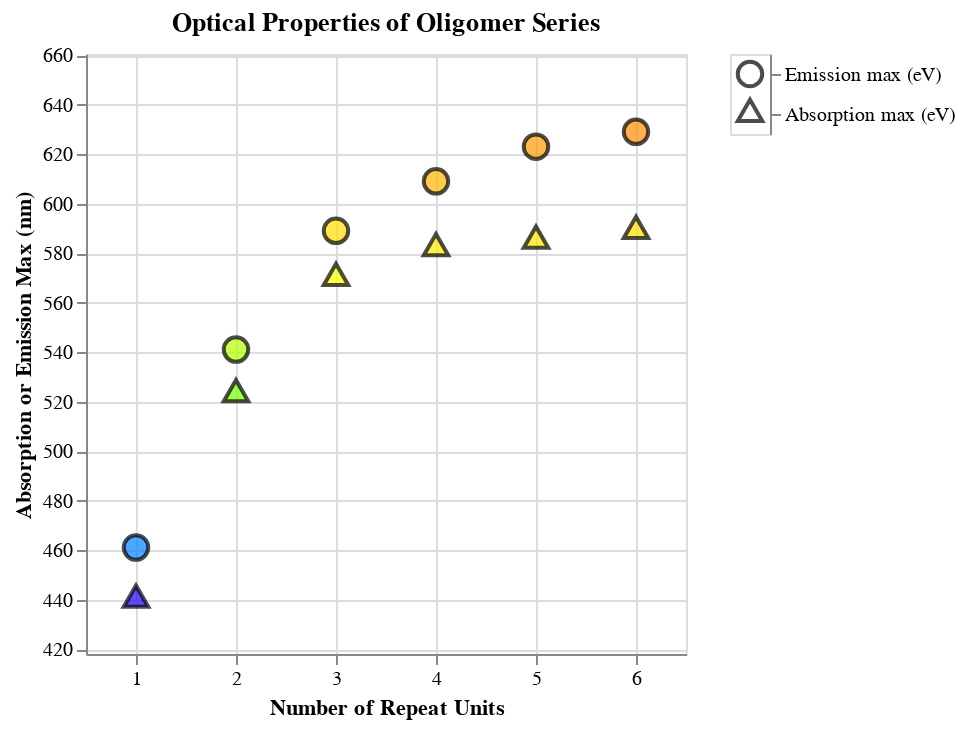

Here is the notebook cell this chart was saved with:
### Markdown cell above
Now we can plot the data. Let's start with the wavelength units in the source dataset, namely nanometers (nm). We'll make a scatter plot for the absorption series, then one for the emission series, and layer them on top of each other. To emphasize the color of the light, let's make each symbol the approximate color of that light, for example 440 nm is violet. For the legend, we'll make a separate "plot" and concatenate it horizontally with the main plot.

### Code cell
# Order of curves from top to bottom
shapes = [emission_shape, absorption_shape]

# Larger data point size for better visibility
point_size = 150

# Thickness of black outline on data points
stroke_width = 2

# Define a color scale that corresponds to the visible spectrum
color_scale = alt.Scale(
    domain=[380, 700],  # Wavelength range (approximate visible light)
    range=[
        "#8B00FF",  # Violet (~380 nm)
        "#0000FF",  # Blue (~450 nm)
        "#00FF00",  # Green (~520 nm)
        "#FFFF00",  # Yellow (~580 nm)
        "#FF7F00",  # Orange (~600 nm)
        "#FF0000",  # Red (~700 nm)
    ],
)

# Absorption scatter plot with black stroke and fill color based on wavelength
scatter_absorption = (
    alt.Chart(df_matches)
    # Black border with a fill color
    .mark_point(size=point_size, filled=True, stroke="black", strokeWidth=stroke_width)
    .encode(
        x="repeat_unit_match_count",
        y="Absorption max (nm)",
        color=alt.Color(
            "Absorption max (nm)",
            # Fill color corresponds to wavelength
            scale=color_scale,
            title="Wavelength (nm)",
            legend=None,
        ),
        shape=alt.value(absorption_shape),
        tooltip=["repeat_unit_match_count", "Absorption max (nm)"],
    )
    .properties(title="Absorption max")
)

# Emission scatter plot with black stroke and fill color based on wavelength
scatter_emission = (
    alt.Chart(df_matches)
    # Black border with a fill color
    .mark_point(size=point_size, filled=True, stroke="black", strokeWidth=stroke_width)
    .encode(
        x="repeat_unit_match_count",
        y="Emission max (nm)",
        color=alt.Color(
            "Emission max (nm)",
            # Fill color corresponds to wavelength
            scale=color_scale,
            title="Wavelength (nm)",
            legend=None,
        ),
        # Shape for emission
        shape=alt.value(emission_shape),
        tooltip=["repeat_unit_match_count", "Emission max (nm)"],
    )
    .properties(title="Emission max")
)

# Manually create a legend for shapes with the reordered entries (Emission on top, Absorption on bottom)
legend_data = pl.DataFrame(
    {
        "Type": [
            "Emission max (eV)",
            "Absorption max (eV)",
        ],
        # Reordered: Emission first, Absorption second
        "Shape": shapes,
    }
)

legend = (
    alt.Chart(legend_data)
    .mark_point(size=point_size)
    .encode(
        y=alt.Y(
            "Type:N",
            sort=[
                "Emission max (eV)",
                "Absorption max (eV)",
            ],  # Explicit sort order
            axis=alt.Axis(orient="right"),
            title="",
        ),
        shape=alt.Shape(
            "Shape:N",
            scale=alt.Scale(domain=shapes, range=shapes),
            # Disable shape legend
            legend=None,
        ),
        # Keep legend shapes black for distinction
        color=alt.value("black"),
    )
)

# Combine the scatter plots
scatter_combined = (
    alt.layer(scatter_absorption, scatter_emission)
    .properties(title="Optical Properties of Oligomer Series")
    .encode(
        y=alt.Y(
            "Absorption max (nm)",
            scale=alt.Scale(domain=[y_min_nm, y_max_nm]),
            title="Absorption or Emission Max (nm)",
        ),
        x=alt.X(
            "repeat_unit_match_count",
            scale=alt.Scale(domain=[0.5, max_repeat_count]),
            title="Number of Repeat Units",
        ),
    )
    .interactive()
)

# Combine the scatter plot with the legend
final_chart = alt.hconcat(scatter_combined, legend)

# Display the chart
final_chart.show()

### Figure 1 — Vega specification as saved in the notebook (floating-point values rounded to 4 significant figures)
{"$schema": "https://vega.github.io/schema/vega/v5.json", "data": [{"name": "param_2_store"}, {"name": "source_0"}, {"name": "data_0", "values": [{"Absorption max (nm)": 440.0, "repeat_unit_match_count": 1}, {"Absorption max (nm)": 523.0, "repeat_unit_match_count": 2}, {"Absorption max (nm)": 570.0, "repeat_unit_match_count": 3}, {"Absorption max (nm)": 582.0, "repeat_unit_match_count": 4}, {"Absorption max (nm)": 585.0, "repeat_unit_match_count": 5}, {"Absorption max (nm)": 589.0, "repeat_unit_match_count": 6}]}, {"name": "data_1", "values": [{"Emission max (nm)": 461.0, "repeat_unit_match_count": 1}, {"Emission max (nm)": 541.0, "repeat_unit_match_count": 2}, {"Emission max (nm)": 589.0, "repeat_unit_match_count": 3}, {"Emission max (nm)": 609.0, "repeat_unit_match_count": 4}, {"Emission max (nm)": 623.0, "repeat_unit_match_count": 5}, {"Emission max (nm)": 629.0, "repeat_unit_match_count": 6}]}, {"name": "source_1", "values": [{"Shape": "circle", "Type": "Emission max (eV)", "y_Type_sort_index": 0.0}, {"Shape": "triangle", "Type": "Absorption max (eV)", "y_Type_sort_index": 1.0}]}, {"name": "source_1_concat_1_y_domain_Type", "values": [{"Type": "Emission max (eV)", "sort_field": 0.0}, {"Type": "Absorption max (eV)", "sort_field": 1.0}]}], "signals": [{"name": "concat_0_width", "value": 300}, {"name": "concat_0_height", "value": 300}, {"name": "concat_1_width", "value": 20}, {"name": "concat_1_y_step", "value": 20}, {"name": "concat_1_height", "update": "bandspace(domain('concat_1_y').length, 1, 0.5) * concat_1_y_step"}, {"name": "unit", "value": {}, "on": [{"events": "pointermove", "update": "isTuple(group()) ? group() : unit"}]}, {"name": "param_2", "update": "{\"repeat_unit_match_count\": param_2_repeat_unit_match_count, \"Absorption max (nm)\": param_2_Absorption_max__nm_}"}, {"name": "param_2_repeat_unit_match_count"}, {"name": "param_2_Absorption_max__nm_"}], "marks": [{"type": "group", "name": "concat_0_group", "encode": {"update": {"width": {"signal": "concat_0_width"}, "height": {"signal": "concat_0_height"}}}, "signals": [{"name": "param_2_repeat_unit_match_count", "on": [{"events": [{"source": "view", "type": "dblclick"}], "update": "null"}, {"events": {"signal": "param_2_translate_delta"}, "update": "panLinear(param_2_translate_anchor.extent_x, -param_2_translate_delta.x / concat_0_width)"}, {"events": {"signal": "param_2_zoom_delta"}, "update": "zoomLinear(domain(\"concat_0_x\"), param_2_zoom_anchor.x, param_2_zoom_delta)"}], "push": "outer"}, {"name": "param_2_Absorption_max__nm_", "on": [{"events": [{"source": "view", "type": "dblclick"}], "update": "null"}, {"events": {"signal": "param_2_translate_delta"}, "update": "panLinear(param_2_translate_anchor.extent_y, param_2_translate_delta.y / concat_0_height)"}, {"events": {"signal": "param_2_zoom_delta"}, "update": "zoomLinear(domain(\"concat_0_y\"), param_2_zoom_anchor.y, param_2_zoom_delta)"}], "push": "outer"}, {"name": "param_2_tuple", "on": [{"events": [{"signal": "param_2_repeat_unit_match_count || param_2_Absorption_max__nm_"}], "update": "param_2_repeat_unit_match_count && param_2_Absorption_max__nm_ ? {unit: \"view_1\", fields: param_2_tuple_fields, values: [param_2_repeat_unit_match_count,param_2_Absorption_max__nm_]} : null"}]}, {"name": "param_2_tuple_fields", "value": [{"field": "repeat_unit_match_count", "channel": "x", "type": "R"}, {"field": "Absorption max (nm)", "channel": "y", "type": "R"}]}, {"name": "param_2_translate_anchor", "value": {}, "on": [{"events": [{"source": "scope", "type": "pointerdown"}], "update": "{x: x(unit), y: y(unit), extent_x: domain(\"concat_0_x\"), extent_y: domain(\"concat_0_y\")}"}]}, {"name": "param_2_translate_delta", "value": {}, "on": [{"events": [{"source": "window", "between": [{"source": "scope", "type": "pointerdown"}, {"source": "window", "type": "pointerup"}], "consume": true, "type": "pointermove"}], "update": "{x: param_2_translate_anchor.x - x(unit), y: param_2_translate_anchor.y - y(unit)}"}]}, {"name": "param_2_zoom_anchor", "on": [{"events": [{"source": "scope", "consume": true, "type": "wheel"}], "update": "{x: invert(\"concat_0_x\", x(unit)), y: invert(\"concat_0_y\", y(unit))}"}]}, {"name": "param_2_zoom_delta", "on": [{"events": [{"source": "scope", "consume": true, "type": "wheel"}], "update": "pow(1.001, event.deltaY * pow(16, event.deltaMode))", "force": true}]}, {"name": "param_2_modify", "on": [{"events": {"signal": "param_2_tuple"}, "update": "modify(\"param_2_store\", param_2_tuple, true)"}]}], "marks": [{"type": "symbol", "name": "view_1_marks", "from": {"data": "data_0"}, "encode": {"update": {"fill": {"field": "Absorption max (nm)", "scale": "color"}, "tooltip": {"signal": "{\"repeat_unit_match_count\": format(datum[\"repeat_unit_match_count\"], \"\"), \"Absorption max (nm)\": format(datum[\"Absorption max (nm)\"], \"\")}"}, "strokeWidth": {"value": 2}, "opacity": {"value": 0.7}, "x": {"field": "repeat_unit_match_count", "scale": "concat_0_x"}, "y": {"field": "Absorption max (nm)", "scale": "concat_0_y"}, "shape": {"value": "triangle"}, "size": {"value": 150}, "stroke": {"value": "black"}}}, "style": ["point"], "interactive": true, "clip": true}, {"type": "symbol", "name": "concat_0_layer_1_marks", "from": {"data": "data_1"}, "encode": {"update": {"shape": {"value": "circle"}, "strokeWidth": {"value": 2}, "tooltip": {"signal": "{\"repeat_unit_match_count\": format(datum[\"repeat_unit_match_count\"], \"\"), \"Emission max (nm)\": format(datum[\"Emission max (nm)\"], \"\")}"}, "size": {"value": 150}, "opacity": {"value": 0.7}, "y": {"field": "Emission max (nm)", "scale": "concat_0_y"}, "stroke": {"value": "black"}, "fill": {"field": "Emission max (nm)", "scale": "color"}, "x": {"field": "repeat_unit_match_count", "scale": "concat_0_x"}}}, "style": ["point"], "interactive": true, "clip": true}], "axes": [{"scale": "concat_0_x", "orient": "bottom", "domain": false, "minExtent": 0, "tickCount": {"signal": "ceil(concat_0_width/40)"}, "gridScale": "concat_0_y", "maxExtent": 0, "labels": false, "aria": false, "ticks": false, "grid": true, "zindex": 0}, {"scale": "concat_0_y", "labels": false, "tickCount": {"signal": "ceil(concat_0_height/40)"}, "ticks": false, "aria": false, "minExtent": 0, "gridScale": "concat_0_x", "grid": true, "orient": "left", "domain": false, "maxExtent": 0, "zindex": 0}, {"scale": "concat_0_x", "orient": "bottom", "labelFlush": true, "labelOverlap": true, "tickCount": {"signal": "ceil(concat_0_width/40)"}, "zindex": 0, "title": "Number of Repeat Units", "grid": false}, {"scale": "concat_0_y", "labelOverlap": true, "tickCount": {"signal": "ceil(concat_0_height/40)"}, "title": "Absorption or Emission Max (nm)", "zindex": 0, "orient": "left", "grid": false}], "title": {"text": "Optical Properties of Oligomer Series", "frame": "group"}, "style": "cell"}, {"type": "group", "name": "concat_1_group", "encode": {"update": {"height": {"signal": "concat_1_height"}, "width": {"signal": "concat_1_width"}}}, "signals": [{"name": "width", "update": "concat_1_width"}], "marks": [{"type": "symbol", "name": "concat_1_marks", "from": {"data": "source_1"}, "encode": {"update": {"fill": {"value": "transparent"}, "x": {"signal": "concat_1_width", "mult": 0.5}, "stroke": {"value": "black"}, "y": {"field": "Type", "scale": "concat_1_y"}, "shape": {"field": "Shape", "scale": "shape"}, "opacity": {"value": 0.7}, "size": {"value": 150}}}, "interactive": false, "style": ["point"]}], "axes": [{"scale": "concat_1_y", "zindex": 0, "grid": false, "orient": "right"}], "style": "cell"}], "scales": [{"name": "color", "type": "linear", "domain": [380, 700], "range": ["#8B00FF", "#0000FF", "#00FF00", "#FFFF00", "#FF7F00", "#FF0000"], "interpolate": "hcl", "zero": false}, {"name": "shape", "type": "ordinal", "domain": ["circle", "triangle"], "range": ["circle", "triangle"]}, {"name": "concat_0_x", "type": "linear", "domain": [0.5, 6.5], "range": [0, {"signal": "concat_0_width"}], "domainRaw": {"signal": "param_2[\"repeat_unit_match_count\"]"}, "zero": false}, {"name": "concat_0_y", "type": "linear", "domain": [418, 660.5], "range": [{"signal": "concat_0_height"}, 0], "domainRaw": {"signal": "param_2[\"Absorption max (nm)\"]"}, "zero": false}, {"name": "concat_1_y", "type": "point", "domain": {"data": "source_1_concat_1_y_domain_Type", "field": "Type", "sort": {"op": "max", "field": "sort_field"}}, "range": {"step": {"signal": "concat_1_y_step"}}, "padding": 0.5}], "background": "white", "padding": 5, "layout": {"padding": 20, "bounds": "full", "align": "each"}}
